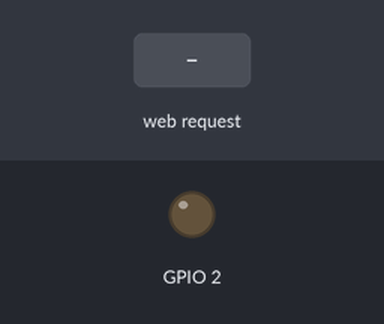
Simulated run of this sketch. Board: ESP32. Parts: output pins drawn as LEDs (lit = HIGH). Inputs (shaded band) come from the test bench. WiFi joins after 1.5 s; servers stay silent unless stated; storage starts empty; what the sketch prints to the serial monitor is not drawn.

Above: at 2.7 s.
2.8 s: HTTP request GET /H received
At 3.7 s:
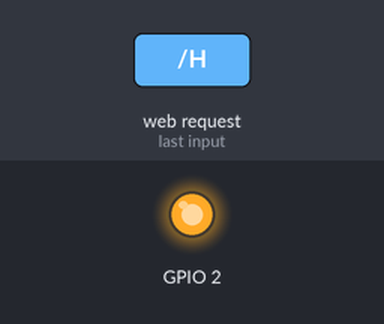
4.3 s: HTTP request GET /L received
At 4.8 s:
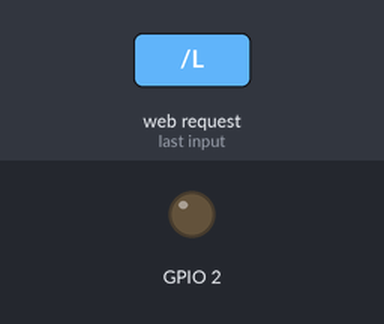
Timing chart, 0 to 7.3 s (numbered marks = the images above; inputs shaded):
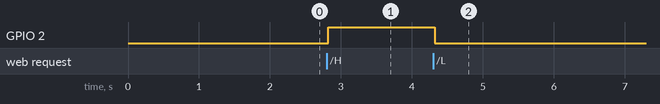

The sketch:

ESP_WebServerSecurity.ino
```cpp
#include <WiFi.h>
#include <ESPAsyncWebServer.h>
#include <SPIFFS.h>

// Configurações de Wi-Fi
const char* ssid = "Valeria 27";
const char* password = "1099251000";

// Certificado e chave privada
const char* cert = R"EOF(
-----BEGIN CERTIFICATE-----
MIIC+zCCAeOgAwIBAgIUdH7A+F28+f4Wk/HoNGtfr0H+lOgwDQYJKoZIhvcNAQEL
BQAwgYkxCzAJBgNVBAYTAlVTMQswCQYDVQQIDAJDQTERMA8GA1UEBwwIU2FudG9z
ZTEPMA0GA1UECgwGQ29tcGFueTEPMA0GA1UECwwGQ29tcGFueTEUMBIGA1UEAwwL
bG9jYWxob3N0LmNvbTElMCMGCSqGSIb3DQEJARYWcm9vdEBsb2NhbGhvc3QuY29t
MB4XDTIxMTAyMzEyNTkwOFoXDTMxMTAyMzEyNTkwOFowgYkxCzAJBgNVBAYTAlVT
MQswCQYDVQQIDAJDQTERMA8GA1UEBwwIU2FudG9zZTEPMA0GA1UECgwGQ29tcGFu
eTEPMA0GA1UECwwGQ29tcGFueTEUMBIGA1UEAwwLbG9jYWxob3N0LmNvbTElMCMG
CSqGSIb3DQEJARYWcm9vdEBsb2NhbGhvc3QuY29tMIIBIjANBgkqhkiG9w0BAQEF
AAOCAQ8AMIIBCgKCAQEA7OTVYUgInGIttoh5xDSB3t7Un1uZG5XjWftbGmz8rNhT
O2R/YaWcK9QXYl+PLowmn2J7XAJKgWyXUztCDExM1ct4w2jiyBN4iWg6XTlC7mZc
AmIDCFujPSXLP8LhLpy+Zy15H1HMLMPtM2YfDkHlm16Ofo9IFXed2KZt+16uLT9o
lD96hQFVx8gBWYJVEq0b5AvrT4+vX3gzyb+IwTlYUy/mr+UijR48bq8MwrcngYh1
FkjgfUdu5U5q1SA5bzEqaDk9mA0Nq+MDiNnmEP5hEgH9jlhZBQaZfO4Or0HUVaZZ
TVuHRzvC2Wz1F25mF5aDZcJkzv5KJ8hvngtknb2vYQIDAQABo1MwUTAdBgNVHQ4E
FgQUMyUanI68j2yzIH6EvFhStA/WcC8wHwYDVR0jBBgwFoAUMyUanI68j2yzIH6E
vFhStA/WcC8wDwYDVR0TAQH/BAUwAwEB/zANBgkqhkiG9w0BAQsFAAOCAQEAhG8h
tHFczOe0gZ8frwwpLzI/nRINeTOzOx1cUKOoZRb5Uu/YQ2u3ROH5ggIcTOOab95b
50N3zE9Pl82tr7BMSkslZmZKplSnql3tnZSiZcCmT+f9z0z1VC4WOG+bA+7Y/Yyd
aj3QfuWSJjdiMo74dA7N8kB4ZJ84INWa/lc7eqnJ5swPeD7NNcmzeFTqMF1dvFSe
fxh+a0p7EEFsSghJmHBfe0Qi9xSnPCE0G9ojKmF5LGUCBh6uYZXXfmrYtSBWTUeb
BGGuWGc6rBf36ZwzKKBRoFTKpTkWZ47n7t++4nTo6GiGTR9SbWn14qRU9/UuMCQ1
aGNAit4KJc72/WN4ew==
-----END CERTIFICATE-----
)EOF";

const char* private_key = R"EOF(
-----BEGIN PRIVATE KEY-----
MIIEvQIBADANBgkqhkiG9w0BAQEFAASCBKkwggSlAgEAAoIBAQD8YeBPOuwxzwg5
W0ReZaFYYvGZKsfZz/wB1KrTP6W8Onf2mIStzL+uwSYBbT2+/jL+kGp4eJxNInXP
Q3UULcwB/RfIEM0sITtQ1kpUMVYw0EHeVjPPp1lsC0I5eqn61OkfU4RPxAAbBRJR
MK1jAFD8u7lk81kpOWq+Peay1bXNRhg6FUB5TDsb/YccvFe1oQzUobfl90yFFS/n
gfAzW4N36wJ68Yexfh0Rh/zTb5vjOnzTnU1KdrBYJkCeHSqnGUp0I6jVzKeXgV4o
v72WUXiFVJlyPHfrFlFFpbM0U3uVZ12ZLkDbotR5aA7Eb34P5UwYAxgNDsCZ9NvD
j2l1fY5ZAgMBAAECggEAY40Gh9quO+8qlJ8yxLO7EOXvj9rFAeR+aOhFxXbLf/vA
Vj+9Mbz/k1Y+dDCHZPyktW3h5m5AL89DUc35qOdvQCK4wTIlXPLikKTMPyOa8J2C
5rArptmTOsGVJ4CoBZyhm5biVdKwI/OZlFIMMbKIMl7n/bhzQz3QQezmrdKcD1SC
2EFJmJdlRGEc+JIXEZhYoJ4Ve3YAYfNO1uXZ6rWNHUKHr3S3BaHyvQ5r1qIBhZ4g
kqTO0g1+Fk+16Mf8lxLOH6dyh7hgtvODZkJm+MC7FxbM1PBm9ESsB17e96AqFX/k
K9vob2AGuAZE4mhIC1krmYgpM0nRMhQ5jtPaVqHbAQKBgQD8OtO/WvlL6pX8LnwV
AcJHeCdHp0d8FY5Q+tbmjsWj8wDr4QGQbn0wTLyd6TSyIoPhQzZ6wBeCEuC8gxTu
WyPSI4S9JXcFXLCI7ynUSFq4YpZgAkaRm0pSMR9mEZq8ePqKTA6HZvJZxY2h+n+I
bZRLSL60mtrvX0/cLJ1plflxtQKBgQD+1+XPnhTxwhlfmTW9pEKODh06khBSpqxX
7HWGoxK+cghQxGiWGNlADjU9DdsUNzkfd7fxaonOUEHbmXYD6AXtTIsD+b+T6iLx
nbEKGzDiyOSyyJkExWip4byREuNd1Bp7rbzEJphbh8NxB1oz8bcaahB9g5hwztDS
EJhDgzO3twKBgFIlW2LlUwv5nl6XJlLNhJ6Su25XTRE0eHLwykqKn9GrWzLnH1Hz
8GBS2MvGQF4mlV7u7/OwYpQnVUNzfrpTXDdIsq2G3c9Eu93LbhV5STHNGgCU6kcl
/sKTuVGoOfFT6vI8PlwrJHC6u1MoyDOUO7FEWXyZYQYCl9vBx8YwqPBFAoGAa5l+
RsW+GyH68HbGo8KRQKKQIm1KLKLZwryoV6iK3EsS3BdKK6g+FGeaZNd3Hn9K4WGo
9AAp8fZc2QzRDyXB5RPQAbD8XoAVHCR6dfadZdIMfZcQ/AeD8RafgeuOwR7lMH9Q
EZ6QgRY7RJlJINl1S9T4OQPt1/x9ekb9NgR3g5UCgYEA94nrrY62oQoXynOi5rgV
cSTUKlZWthoqktlnFOKy/GjGlPBT5S4y4eaCzT5Imn5QCyblzTOS3cNxUPRIld+k
hZRNeM/BGpa26gDOjlLhuW8dBCf+mh/0ohfrToGnxM8qxG8gKmrpe++QOECwzKgy
0+o9nml3BCRbSsfQ4buMl3w=
-----END PRIVATE KEY-----
)EOF";

// Cria o servidor na porta 443 (HTTPS)
AsyncWebServer server(443);

void setup() {
  Serial.begin(115200);

  // Configura o pino LED
  pinMode(2, OUTPUT);

  // Conecta-se ao Wi-Fi
  WiFi.begin(ssid, password);
  while (WiFi.status() != WL_CONNECTED) {
    delay(500);
    Serial.print(".");
  }
  Serial.println("");
  Serial.println("WiFi connected.");
  Serial.println("IP address: ");
  Serial.println(WiFi.localIP());

  // Inicia o sistema de arquivos para armazenar os certificados
  if(!SPIFFS.begin(true)){
    Serial.println("Erro ao montar o SPIFFS");
    return;
  }

  // Configura HTTPS
  server.on("/", HTTP_GET, [](AsyncWebServerRequest *request){
    request->send(200, "text/html", "Servidor HTTPS funcionando!");
  });

  server.on("/H", HTTP_GET, [](AsyncWebServerRequest *request){
    digitalWrite(2, HIGH);  // Liga o LED
    request->send(200, "text/html", "LED Ligado");
  });

  server.on("/L", HTTP_GET, [](AsyncWebServerRequest *request){
    digitalWrite(2, LOW);  // Desliga o LED
    request->send(200, "text/html", "LED Desligado");
  });

  // Inicia o servidor HTTPS
  server.begin();
}

void loop() {
  // Código do loop (se necessário)
}
```

Measured:
- after the input at 2.8 s, GPIO 2: LOW → HIGH at once
- after the input at 4.3 s, GPIO 2: HIGH → LOW at once
